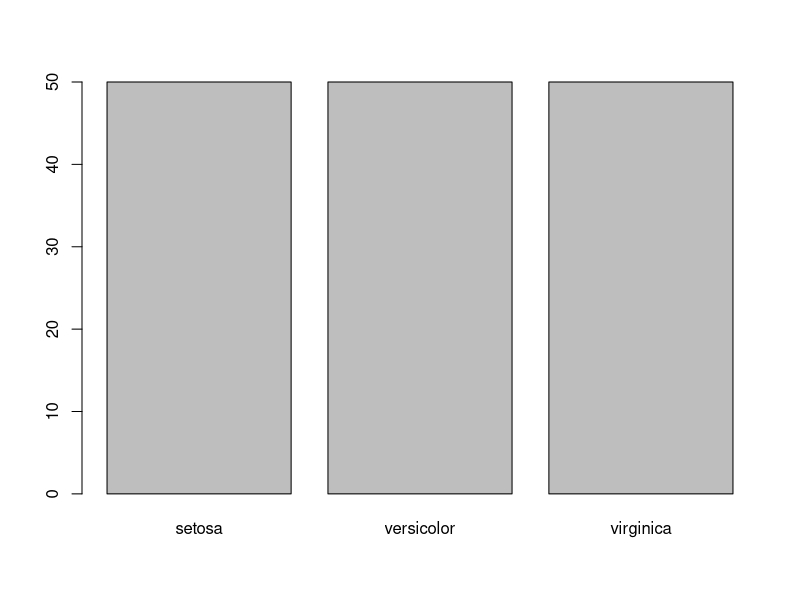
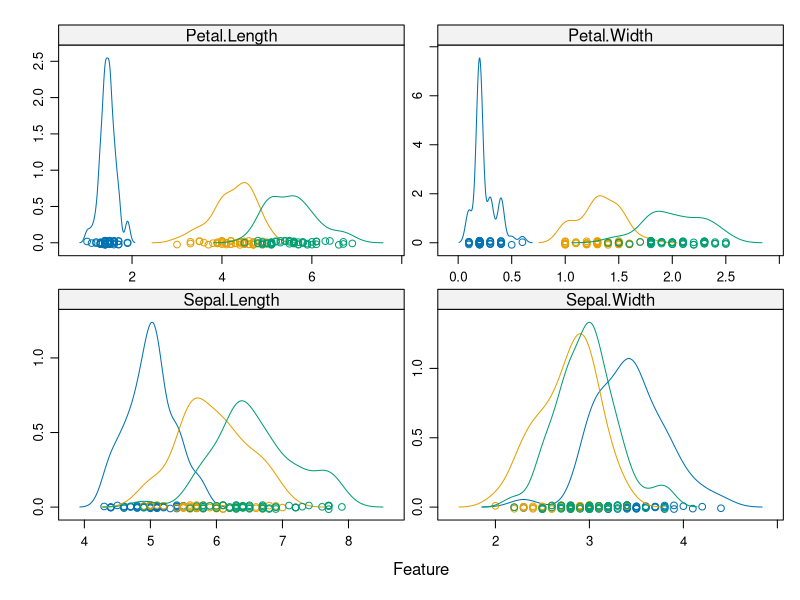

Recreate these plots in R, in order.
library(caret)

data(iris)
dataset<-iris

x <- dataset[,1:4]
y <- dataset[,5]
plot(y)

scales<- list(x=list(relation="free"), y=list(relation="free"))
featurePlot(x=x, y=y, plot="density", scales=scales)
